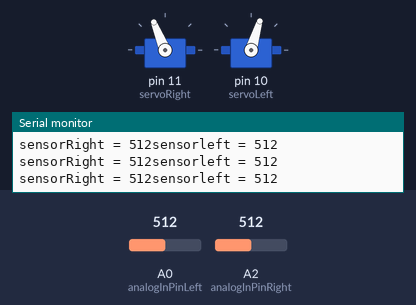
Simulated run of this sketch. Board: Arduino Uno, built with avr-gcc and run on an emulated ATmega328P. Parts: 2 × servo, the last lines printed to the serial monitor. Inputs (shaded band) come from the test bench; at power-on: A0 (analogInPinLeft) = 512, A2 (analogInPinRight) = 512.

Above: at 1.2 s.
1.3 s: A0 (analogInPinLeft) set to 97
4.3 s: A0 (analogInPinLeft) set to 85
At 4.6 s:
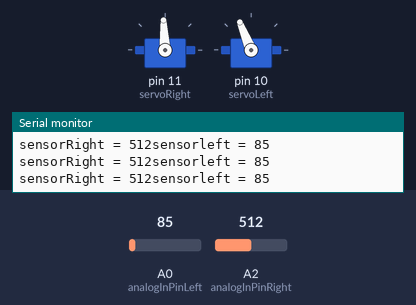
5.8 s: A2 (analogInPinRight) set to 158
8.8 s: A2 (analogInPinRight) set to 137
At 9.1 s:
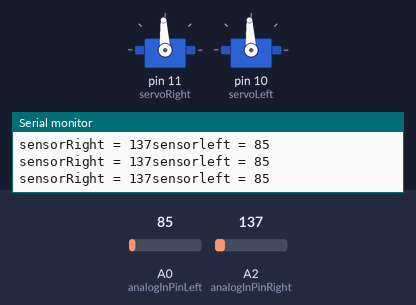
10.3 s: A0 (analogInPinLeft) set to 122
At 10.6 s:
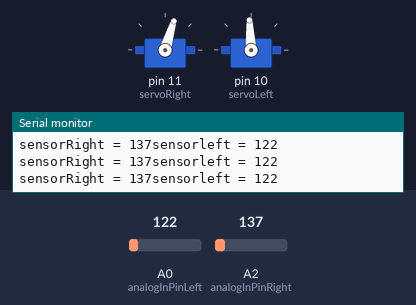
11.8 s: A0 (analogInPinLeft) set to 0
At 12.4 s:
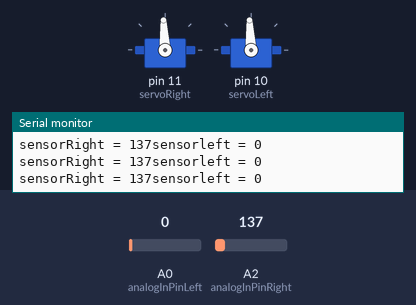
Timing chart, 0 to 14.3 s (numbered marks = the images above; inputs shaded):
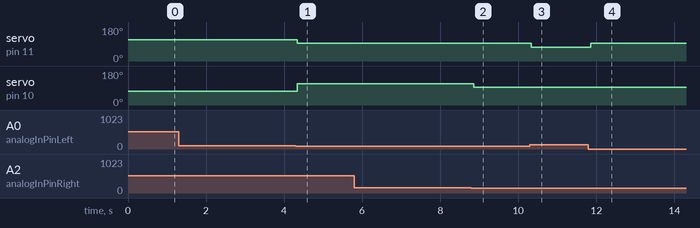

The sketch:

Linefollowing-Robot-Ovalpath.ino
```cpp
#include <Servo.h>                           // Include servo library

Servo servoRight;                            // Declare right servo
Servo servoLeft;                            // Declare left servo

// These constants won't change. They're used to give names to the pins used:
const int analogInPinLeft = A0;  // Analog input pin that the potentiometer is attached to
const int analogInPinRight = A2;  // Analog input pin that the potentiometer is attached to
//const int analogOutPin = 9;  // Analog output pin that the LED is attached to

int sensorValueLeft = 0;        // value read from the pot
int sensorValueRight = 0;        // value read from the pot

const int thresholdLeft = 90;  // Adjust this threshold to differentiate between black and white for the left sensor
const int thresholdRight = 150; // Adjust this threshold to differentiate between black and white for the right sensor

void setup()                                 // Built in initialization block
{
  servoRight.attach(11); // Attach the right servo to pin 12
  servoLeft.attach(10); // Attach the left servo to pin 13

  Serial.begin(9600);
}

void loop()                                  // Main loop auto-repeats
{
  // read the analog in value:
  sensorValueLeft = analogRead(analogInPinLeft);
  sensorValueRight = analogRead(analogInPinRight);

  // Determine the sensor states
  bool isLeftBlack = (sensorValueLeft < thresholdLeft);
  bool isRightBlack = (sensorValueRight < thresholdRight);

  // print the results to the Serial Monitor:
  Serial.print("sensorleft = ");
  Serial.print(sensorValueLeft);
  Serial.print("\nsensorRight = ");
  Serial.print(sensorValueRight);

  // Line-following logic

  if (!isLeftBlack && !isRightBlack) {
    servoLeft.writeMicroseconds(1300); // Left wheel Forward
    servoRight.writeMicroseconds(1700); // Right wheel  Forward
  }
  else if (isLeftBlack && !isRightBlack) {
        servoLeft.writeMicroseconds(1700); // Left wheel Turning Right
    servoRight.writeMicroseconds(1500); // Right wheel Turning Right


  }
  else if (!isLeftBlack && isRightBlack) {
servoLeft.writeMicroseconds(1500); // Left wheel Turning Left
    servoRight.writeMicroseconds(1300); // Right wheel Turning Left`

  }
  else {
    //Stop
    servoLeft.writeMicroseconds(1500); // Left wheel IDLE
    servoRight.writeMicroseconds(1500); // Right wheel  IDLE
  }

  // wait 2 milliseconds before the next loop for the analog-to-digital
  // converter to settle after the last reading:
delay(2);
}
```

Measured:
- the behaviour switches between 90 and 89 on A0 (analogInPinLeft) (found by bisection; images 0 and 1)
- the behaviour switches between 150 and 149 on A2 (analogInPinRight) (found by bisection; images 1 and 2)
- after the input at 4.3 s, servo on pin 11 (servoRight): 112° → 93° at once; servo on pin 10 (servoLeft): 73° → 112° at once
- after the input at 8.8 s, servo on pin 10 (servoLeft): 112° → 93° after 0.06 s
- after the input at 10.3 s, servo on pin 11 (servoRight): 93° → 73° at once
- after the input at 11.8 s, servo on pin 11 (servoRight): 73° → 93° after 0.06 s
